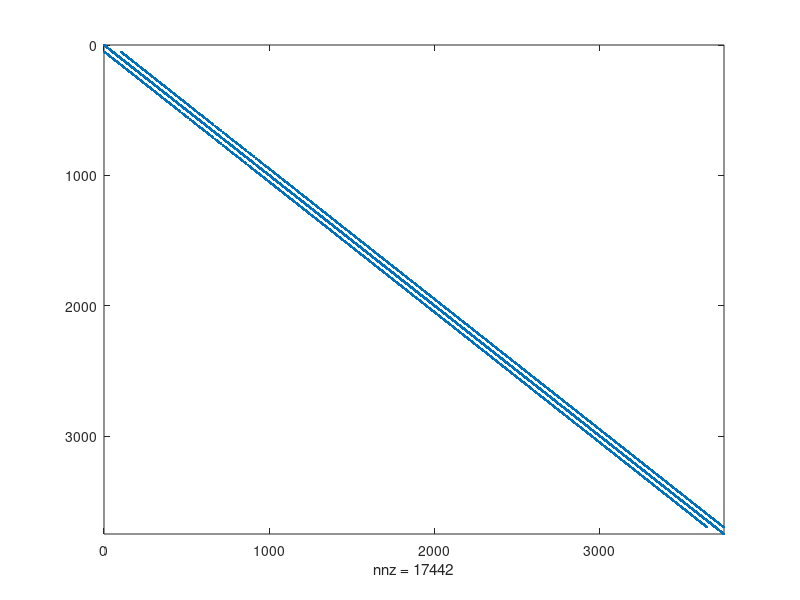
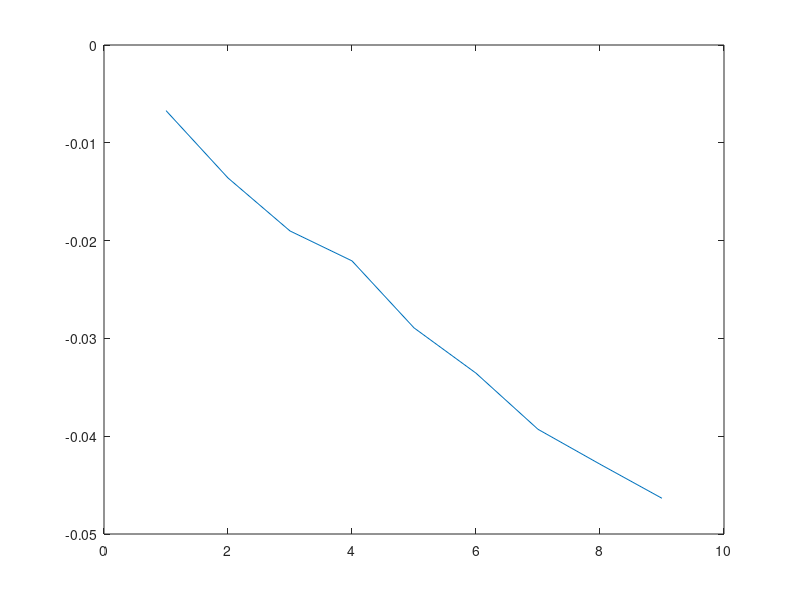
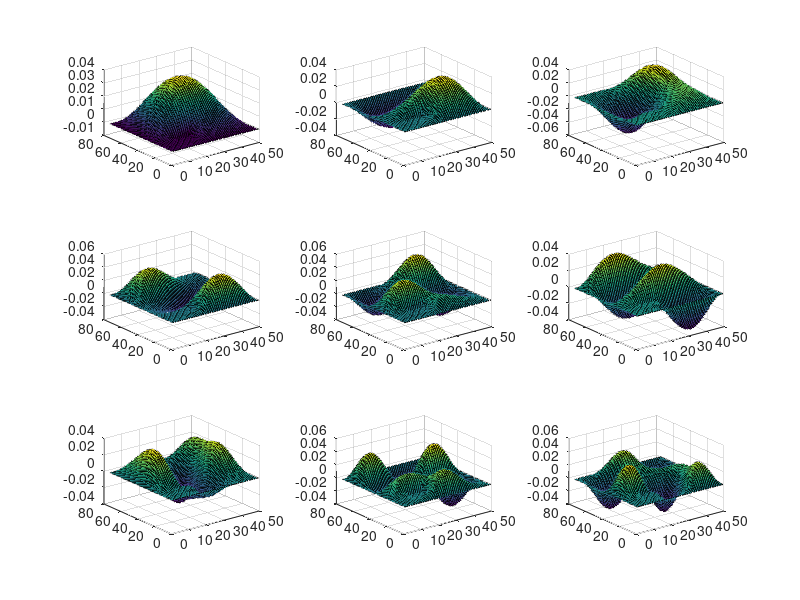

Write the MATLAB code that produced these figures, in order.
% Devan Harnett
% 100998173 

% ELEC 4700 Harmonic Wave Equation in 2D FD and Modes 

nx = 75; 
ny = 50; 

G = sparse(nx*ny,nx*ny); 

map = @(i,j) j + (i-1)*ny; 

for i=1:nx
    for j=1:ny
        n = map(i,j);
        nxm = map(i-1,j);
        nxp = map(i+1,j);
        nym = map(i,j-1);
        nyp = map(i,j+1);
        
        if (i == 1 || i == nx)
            G(n,n) = 1;
        elseif (j == 1 || j == ny)
            G(n,n) = 1;
            
        elseif (i > 10 & i <20 & j > 10 & j <20)
            G(n,n) = -2;
            
        else
            G(n,n) = -4;
            G(n,nxm) = 1; 
            G(n,nxp) = 1; 
            G(n,nym) = 1;
            G(n,nyp) = 1; 
        end
    end
end
figure(1)
spy(G)

[E,D] = eigs(G,9,'SM');

eigen = diag(D); 
figure(2) 
title 'eigenvalues'
plot(eigen)

PLOT = zeros(nx,ny,9);
for n=1:9
    for i=1:nx
        for j=1:ny
            PLOT(i,j,n) = E(map(i,j),n);
        end
    end
end

figure(3);
hold on;
for n=1:9
    subplot(3,3,n);
    surf(PLOT(:,:,n));
end